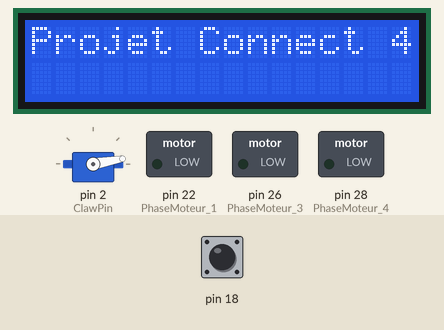
This sketch was run on a simulated Arduino Mega 2560, built with avr-gcc and run on an emulated ATmega2560. Shown: 16×2 character LCD, servo, switched loads named in the sketch (green lamp = pin HIGH). Inputs (shaded band) come from the test bench; at power-on: pin 18 HIGH. What the sketch prints to the serial monitor is not drawn.

Above: at 5.0 s.
5.1 s: pin 18 driven LOW
At 6.3 s:
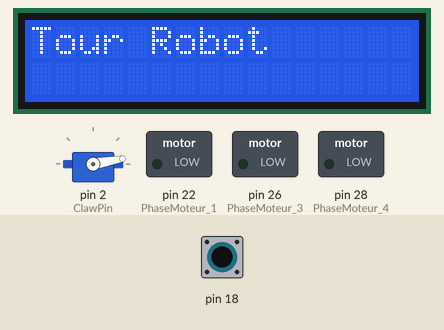
6.6 s: pin 18 pulsed HIGH 2 times (0.12 s each, 0.3 s apart)
At 7.1 s:
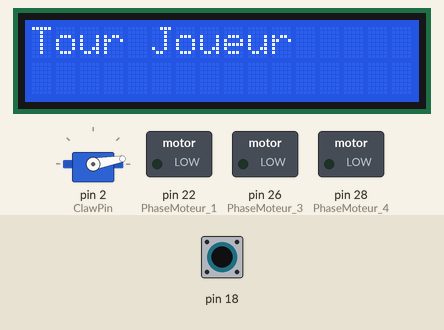
Timing chart, 0 to 9.6 s (numbered marks = the images above; inputs shaded):
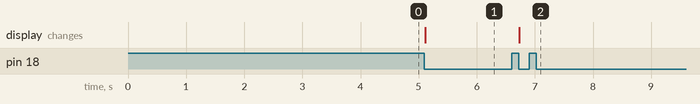

The sketch:

ProjetFinal_MaximeMenard.ino
```cpp
#include <Servo.h>
#include <LiquidCrystal_I2C.h>

#define PhaseMoteur_1 22
#define PhaseMoteur_2 24
#define PhaseMoteur_3 26
#define PhaseMoteur_4 28
#define LimitSwitch_Droite 40
#define LimitSwitch_Gauche 24
#define Colonne_1 11
#define Colonne_2 10
#define Colonne_3 8
#define Colonne_4 9
#define Colonne_5 7
#define Colonne_6 6
#define Colonne_7 5
#define Largeur 7
#define Hauteur 6

void InitPins();
void ResetGrid();
//1 c'est l'humain qui gagne, 2 le AI et 0 c'est une nulle

enum TypeJeton {
  nulle,
  humain,
  AI
};

Servo Claw;
int ClawPin = 2;
int d = 1000000;
int MoteurPhaseLength = 4;
int PhaseMoteur[] = {PhaseMoteur_1, PhaseMoteur_2, PhaseMoteur_3, PhaseMoteur_4};
TypeJeton Grid[Hauteur][Largeur];
int startPos = 0;
int increment = 1;
TypeJeton turn = humain;
unsigned long timeOfLastMove = 0;
unsigned long timeOfLastLimitSW = 0;
bool EtatLimitSW = false;
// Set the LCD address to 0x27 for a 16 chars and 2 line display
LiquidCrystal_I2C lcd(0x27, 16, 2);


void setup() {
  InitPins();
//  bougerExtremeDroite();
//  ResetGrid();
//  Serial.println("Welcome to 4sum Electrique");
//  turn = humain;
  Grid[Hauteur-1][3] = AI;
  Grid[Hauteur-1][4] = AI;

  int column = GetMoveAI();
  Serial.println(column);
}

void loop() {

}
```

AI.ino
```cpp
//Fonction déterminer un tour a jouer

#define DEPTH_LIMIT 6

int GetMoveAI() {
  //  int Colonne = random(0, 7);
  int Colonne = minmax(Grid, 1);
  return Colonne;
}

int minmax(TypeJeton Grid[Hauteur][Largeur], int depth) {
  int columnToPlay = 0;
  int minScore = 999999;

  for (int i = 0; i < Largeur; i++) {
    // si la colonne est pleine, ne pas la considerer comme une possibilite
    if (Grid[0][i] != nulle) {
      continue;
    }
    // Fait la copie du grid passe
    TypeJeton gridCopy[Hauteur][Largeur];
    for (int i = 0; i < Hauteur; i++) {
      for (int j = 0; j < Largeur; j++) {
        gridCopy[i][j] = Grid[i][j];
      }
    }
    // placer le jeton du AI dans la copie
    PlacerJeton(i, AI, gridCopy);

    // Trouver le score du coup du AI
    int moveScore = minimize(gridCopy, 1);
    // Sil fait plus mal que le dernier meilleur coup, on le remplace
    if (moveScore < minScore) {
      minScore = moveScore;
      columnToPlay = i;
    }
  }
  return columnToPlay;
}


int minimize(TypeJeton Grid[Hauteur][Largeur], int depth) {
  // Regles de score du AI
  if (isFinished(Grid) == AI) {
    return -100 + depth;
  }
  if (depth >= DEPTH_LIMIT) {
    return 0;
  }

  int maxScore = -99999;

  // on simule le coup de l'humain et on garde son meilleur
  for (int i = 0; i < Largeur; i++) {
    // si la colonne est pleine, ne pas la considerer comme une possibilite
    if (Grid[0][i] != nulle) {
      continue;
    }
    // Fait la copie du grid passe
    TypeJeton gridCopy[Hauteur][Largeur];
    for (int i = 0; i < Hauteur; i++) {
      for (int j = 0; j < Largeur; j++) {
        gridCopy[i][j] = Grid[i][j];
      }

    }
    // placer le jeton de l'humain dans la copie
    PlacerJeton(i, humain, gridCopy);
    int moveScore = maximize(gridCopy, depth + 1);
    if (moveScore > maxScore) {
      maxScore = moveScore;
    }
  }

  return maxScore;
}

int maximize(TypeJeton Grid[Hauteur][Largeur], int depth) {
  // Regles de score de l'humain
  if (isFinished(Grid) == humain) {
    return 100 - depth;
  }
  if (depth >= DEPTH_LIMIT) {
    return 0;
  }

  int minScore = 99999;

  // on simule le coup de l'humain et on garde son meilleur
  for (int i = 0; i < Largeur; i++) {
    // si la colonne est pleine, ne pas la considerer comme une possibilite
    if (Grid[0][i] != nulle) {
      continue;
    }
    // Fait la copie du grid passe
    TypeJeton gridCopy[Hauteur][Largeur];
    for (int i = 0; i < Hauteur; i++) {
      for (int j = 0; j < Largeur; j++) {
        gridCopy[i][j] = Grid[i][j];
      }

    }
    // placer le jeton de l'humain dans la copie
    PlacerJeton(i, AI, gridCopy);
    int moveScore = minimize(gridCopy, depth + 1);
    if (moveScore < minScore) {
      minScore = moveScore;
    }
  }

  return minScore;
}
```

CTRL_phasemoteur_pince.ino
```cpp
//*****************Déplacement*************************//


void tourAI() {
  CloseClaw();
  int Colonne = GetMoveAI();
  //Pour obtenir une chiffre de 1 a 7
  int ColonnePhysique = Colonne + 1;
  //Pas entre chaque colonne[NBsteps1Colonne]*ColonnePhysique + PositionInitiale
  int NBsteps1Colonne = 75;
  int Positioninitiale = 50;
  int steps = NBsteps1Colonne * ColonnePhysique + Positioninitiale;
  bougerGauche(steps);
  Serial.print("Colonne Physique : ");
  Serial.println(ColonnePhysique);
}


void bougerGauche(int steps) {

  for (int i = 0; i < steps ; i++) {

    for (int i = startPos; i < MoteurPhaseLength && i >= 0; i = i + increment) {
      digitalWrite(PhaseMoteur[i], HIGH);

      if (i + increment < MoteurPhaseLength && i + increment >= 0 ) {
        digitalWrite(PhaseMoteur[i + increment], HIGH);
      }
      else {
        digitalWrite(PhaseMoteur[startPos], HIGH);

      }
      delayMicroseconds(d);
      digitalWrite(PhaseMoteur[i], LOW);
      delayMicroseconds(d);

    }
  }
  ShutdownAllPhases();
}
//EtatLimitSW doit etre remit false apres chaque coup sinon il resterait a true apres un deplacement
//On met EtatLimitSW a false dans le cas où la pince serait deja sur la limitSW de droite
void bougerExtremeDroite() {
  Serial.println("Bougeons a droite");
  EtatLimitSW = false;
  //tant quon a pas entre dans la limitSW de droite
  int i = 3;
  while (!EtatLimitSW) {
    Serial.println(i);
    digitalWrite(PhaseMoteur[i], HIGH);
    if (i > 0) {
      digitalWrite(PhaseMoteur[i - 1], HIGH);
    }
    else {
      digitalWrite(PhaseMoteur[3], HIGH);

    }
    delayMicroseconds(d);
    digitalWrite(PhaseMoteur[i], LOW);
    delayMicroseconds(d);
    i--;
    if (i < 0) {
      i = 3;
    }
  }
  ShutdownAllPhases();
  Serial.println("Fuck la droite");
}


//*******************Éteindre Phases Moteur********************//

void ShutdownAllPhases() {
  for (int i = 0 ; i < 4 ; i++) {
    digitalWrite(PhaseMoteur[i], LOW);
  }
}


//*******************Claw control *********************//

void OpenClaw() {
  Claw.write(10);
}// Make claw go to 0 degrees


void CloseClaw() {
  Claw.write(90);
}// Make claw go to 100 degrees
```

Fonctions_Interruption.ino
```cpp
//**************FONCTIONS D'INTERRUPTION ****************************//

void Interruption_LimitSwitch_Droite() {
LimitSW();
}


void Interruption_LimitSwitch_Gauche() {
LimitSW();
}


void LimitSW(){
  //Antirebond
  EtatLimitSW = true;
  int Time = millis();
  if(Time - timeOfLastLimitSW > 1000){
    timeOfLastLimitSW = Time;
    ShutdownAllPhases();
    Serial.println("limitSW");
  }
}

//--------Interruption colonnes---------

void InterruptionColonne(int NumeroColonne) {
  int Time = millis();
  //Securite pour empecher l'effet rebond lorsqu'un jetons est place dans la 5e rangée du Grid
  if (Time - timeOfLastMove > 1000) {
    timeOfLastMove = Time;
    PlacerJeton(NumeroColonne, turn, Grid);
    PrintGrid(Grid);
    TypeJeton winner = isFinished(Grid);
    if (winner == nulle) {

      if (turn == humain) {
        turn = AI;
        lcd.clear();
        lcd.print("Tour Robot");
      }
      else {
        turn = humain;
        lcd.clear();
        lcd.print("Tour Joueur");
      }
    } else {
      Serial.println("We have a winner");
      Serial.println(winner);

      switch (winner) {
        case humain:

          break;
        case AI:

          break;
      }
    }
  }
}

void InterruptionColonne1() {
  InterruptionColonne(0);
}

void InterruptionColonne2() {
  InterruptionColonne(1);
}
void InterruptionColonne3() {
  InterruptionColonne(2);
}
void InterruptionColonne4() {
  InterruptionColonne(3);
}

void InterruptionColonne5() {
  InterruptionColonne(4);
}

void InterruptionColonne6() {
  InterruptionColonne(5);
}
void InterruptionColonne7() {
  InterruptionColonne(6);
}
```

Initialisation.ino
```cpp
//****************Void Setup***********************//
void InitPins() {
  Serial.begin(9600);
  // initialize the LCD
  lcd.begin();
  lcd.clear();
  lcd.backlight();
  lcd.print("Projet Connect 4");

  pinMode(PhaseMoteur_1, OUTPUT);
  pinMode(PhaseMoteur_2, OUTPUT);
  pinMode(PhaseMoteur_3, OUTPUT);
  pinMode(PhaseMoteur_4, OUTPUT);

  Claw.attach(ClawPin);
  digitalWrite(PhaseMoteur_1, LOW);
  digitalWrite(PhaseMoteur_2, LOW);
  digitalWrite(PhaseMoteur_3, LOW);
  digitalWrite(PhaseMoteur_4, LOW);
  pinMode(LimitSwitch_Droite, INPUT);
  attachInterrupt(LimitSwitch_Droite, Interruption_LimitSwitch_Droite, FALLING);
  pinMode(LimitSwitch_Gauche, INPUT);
  attachInterrupt(LimitSwitch_Gauche, Interruption_LimitSwitch_Gauche, FALLING);
  pinMode(Colonne_1, INPUT);
  attachInterrupt(Colonne_1, InterruptionColonne1, FALLING);
  pinMode(Colonne_2, INPUT);
  attachInterrupt(Colonne_2, InterruptionColonne2, FALLING);
  pinMode(Colonne_3, INPUT);
  attachInterrupt(Colonne_3, InterruptionColonne3, FALLING);
  pinMode(Colonne_4, INPUT);
  attachInterrupt(Colonne_4, InterruptionColonne4, FALLING);
  pinMode(Colonne_5, INPUT);
  attachInterrupt(Colonne_5, InterruptionColonne5, FALLING);
  pinMode(Colonne_6, INPUT);
  attachInterrupt(Colonne_6, InterruptionColonne6, FALLING);
  pinMode(Colonne_7, INPUT);
  attachInterrupt(Colonne_7, InterruptionColonne7, FALLING);
  OpenClaw();
  delay(2000);
}
```

Jeu.ino
```cpp
void ResetGrid() {

  for (int i = 0; i < Hauteur; i++) {
    for (int j = 0; j < Largeur; j++) {
      Grid[i][j] = nulle;
    }
  }

}

void PrintGrid(TypeJeton grid[Hauteur][Largeur]) {

  for (int i = 0; i < Hauteur; i++) {
    for (int j = 0; j < Largeur; j++) {
      Serial.print(grid[i][j]);
    }
    Serial.println();
  }

}

//TypeJeton[][] gridCopy(TypeJeton grid[Hauteur][Largeur]) {
//  TypeJeton gridCopy[Hauteur][Largeur];
//   for (int i = 0; i < Hauteur; i++) {
//    for (int j = 0; j < Largeur; j++) {
//      gridCopy[i][j] = grid[i][j];
//    }
//
//  }
//  return gridCopy;
//}

//Cette variable : FourInARow est a true si on a detecte un jeton
//du meme etat que le precedent
TypeJeton isFinished(TypeJeton Grid[Hauteur][Largeur]) {
  for (int i = 0; i < Hauteur; i++) {
    for (int j = 0; j < Largeur; j++) {
      TypeJeton jeton = Grid[i][j];
      if (jeton == nulle) {
        continue;
      }

      boolean FourInaRow = true;
      //On verifi la hauteur si on a 4 in a row
      for (int k = 1; k < 4; k++) {
        if (i + k <= Hauteur) {
          if (jeton != Grid[i + k][j]) {
            FourInaRow = false;
            break;
          }
        }
        else {
          FourInaRow = false;
        }
      }
      if (FourInaRow == true) {
        return jeton;
      }

      FourInaRow = true;
      //On verifi la largeur si on a 4 in a row
      for (int k = 1; k < 4; k++) {
        if (j + k <= Largeur) {
          if (jeton != Grid[i][j + k]) {
            FourInaRow = false;
            break;
          }
        }
        else {
          FourInaRow = false;
        }
      }
      if (FourInaRow == true) {
        return jeton;
      }

      FourInaRow = true;
      //On verifi la diagonale droite descendante(descend et vas vers la droite) si on a 4 in a row
      for (int k = 1; k < 4; k++) {
        if (j + k <= Largeur && i + k <= Hauteur) {
          if (jeton != Grid[i + k][j + k]) {
            FourInaRow = false;
            break;
          }
        }
        else {
          FourInaRow = false;
        }
      }
      if (FourInaRow == true) {
        return jeton;
      }

      FourInaRow = true;
      //On verifi la diagonale gauche descendante(descend et vas vers la gauche) si on a 4 in a row
      for (int k = 1; k < 4; k++) {
        if (j - k >= 0 && i + k <= Hauteur) {
          if (jeton != Grid[i + k][j - k]) {
            FourInaRow = false;
            break;
          }
        }
        else {
          FourInaRow = false;
        }
      }
      if (FourInaRow == true) {
        return jeton;
      }


    }
  }
  return nulle;
}

//Utiliser cette fonction lorsqu'un jeton doit être placé dans une colonne
//On donne 2 paramètres d'entré soit le # de colonne et le type de jeton (Humain ou AI)
void PlacerJeton(int Colonne, TypeJeton Jeton, TypeJeton grid[Hauteur][Largeur]) {
  int i = Hauteur - 1;
  while (i >= 0 && grid[i][Colonne] != nulle) {
    i -= 1;
  }
  if (i >= 0) {
    grid[i][Colonne] = Jeton;
  }


}
```

Measured:
- after the input at 5.1 s, the display: changes at once (image 1)
- after the input at 6.6 s, the display: changes after 0.13 s (image 2)
